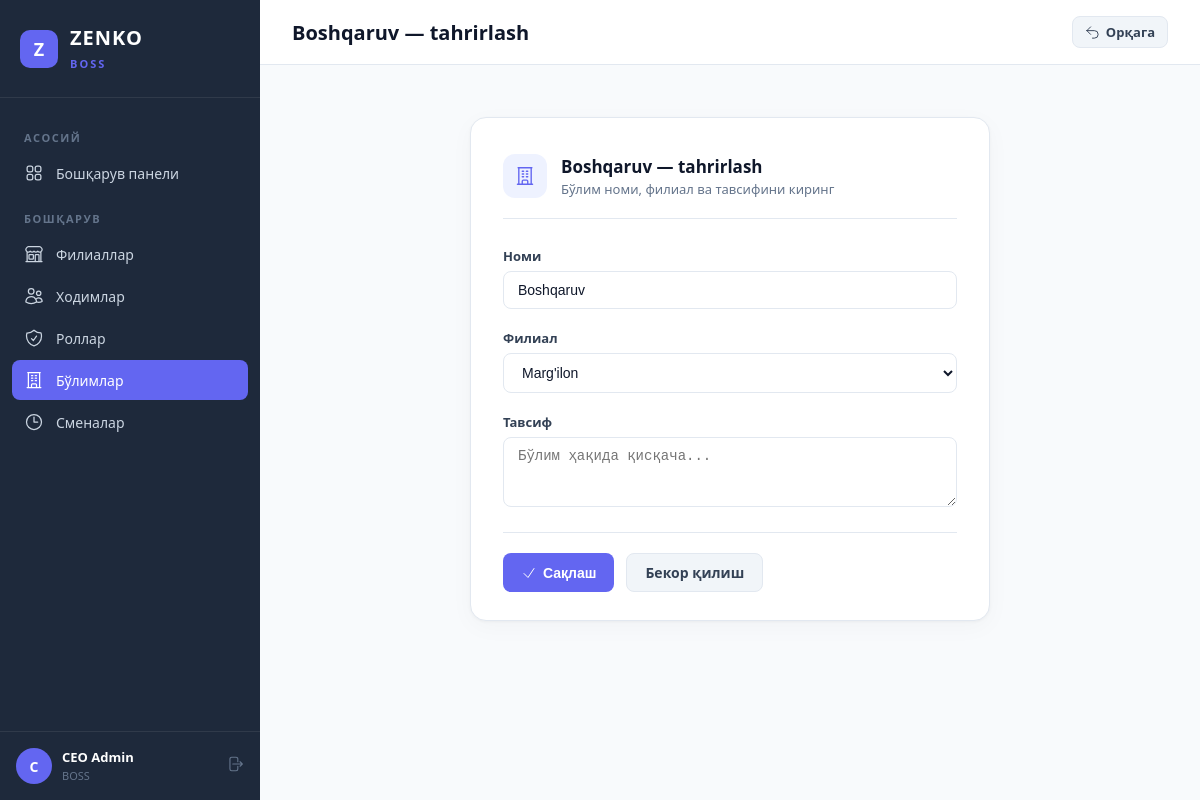
Screenshot of /boss/departments/1/edit/ (signed in) with the database file from the repository.
### apps/users/models.py (models this page shows, shortened)
class User(AbstractUser):
    first_name = None
    last_name = None
    email = None
    name = models.CharField('Ism', max_length=150)
    phone = models.CharField('Telefon raqam', max_length=20, blank=True)
    role = models.ForeignKey(
        Role,
        verbose_name='Rol',
        on_delete=models.SET_NULL,
        related_name='users',
        null=True,
        blank=True,
    )
    department = models.ForeignKey(
        Department,
        verbose_name='Bo\'lim',
        on_delete=models.SET_NULL,
        related_name='users',
        null=True,
        blank=True,
    )
    shift = models.ForeignKey(
        Shift,
        verbose_name='Smena',
        on_delete=models.SET_NULL,
        related_name='users',
        null=True,
        blank=True,
    )
    branch = models.ForeignKey(
        Branch,
        verbose_name='Filial',
        on_delete=models.PROTECT,
        related_name='users',
        null=True,
        blank=True,
    )
    REQUIRED_FIELDS = ['name']
    class Meta:
        verbose_name = 'Hodim'
        verbose_name_plural = 'Hodimlar'
        ordering = ['-date_joined']

class Department(models.Model):
    name = models.CharField('Nomi', max_length=150)
    description = models.TextField('Tavsif', blank=True)
    branch = models.ForeignKey(
        Branch,
        verbose_name='Filial',
        on_delete=models.PROTECT,
        related_name='departments',
        null=True,
        blank=True,
    )
    created_at = models.DateTimeField(auto_now_add=True)
    class Meta:
        verbose_name = 'Bo\'lim'
        verbose_name_plural = 'Bo\'limlar'
        ordering = ['name']
        unique_together = ['name', 'branch']

class Branch(models.Model):
    name = models.CharField('Nomi', max_length=200, unique=True)
    address = models.CharField('Manzil', max_length=300, blank=True)
    phone = models.CharField('Telefon', max_length=20, blank=True)
    is_active = models.BooleanField('Faol', default=True)
    created_at = models.DateTimeField(auto_now_add=True)
    class Meta:
        verbose_name = 'Filial'
        verbose_name_plural = 'Filiallar'
        ordering = ['name']

### apps/boss/views.py (the view, shortened to what this page needs)
# urls.py: path('departments/<int:pk>/edit/', views.DepartmentUpdateView.as_view(), name='department_update'),
class DepartmentUpdateView(BOSSRequiredMixin, UpdateView):
    model = Department
    form_class = BranchDepartmentForm
    template_name = 'boss/department_form.html'
    success_url = reverse_lazy('boss:department_list')
    def get_context_data(self, **kwargs):
        ctx = super().get_context_data(**kwargs)
        ctx.update({
            'active_nav': 'departments',
            'title': f'{self.object.name} — tahrirlash',
            'cancel_url': self.success_url,
            'branches': Branch.objects.filter(is_active=True),
        })
        return ctx

### apps/boss/forms.py
class BranchDepartmentForm(forms.ModelForm):
    class Meta:
        model = Department
        fields = ('name', 'description')

### apps/boss/views.py (called while the page is built)
    def dispatch(self, request, *args, **kwargs):
        if not request.user.is_authenticated:
            return self.handle_no_permission()
        if not (request.user.role and request.user.role.name == 'BOSS'):
            if not request.user.is_superuser:
                messages.error(request, 'Sizda bu sahifaga kirish huquqi yo\'q.')
                return redirect('login')
        return super().dispatch(request, *args, **kwargs)

### apps/boss/templates/boss/department_form.html (shortened to what this page needs)
{% extends "boss/base.html" %}
{% block page_title %}{{ title }}{% endblock %}
{% block topbar_actions %}
<a href="{% url 'boss:department_list' %}" class="btn btn-secondary btn-sm">
    <svg xmlns="http://www.w3.org/2000/svg" fill="none" viewBox="0 0 24 24" stroke-width="1.5" stroke="currentColor" style="width:15px;height:15px"><path stroke-linecap="round" stroke-linejoin="round" d="M9 15 3 9m0 0 6-6M3 9h12a6 6 0 0 1 0 12h-3"/></svg>
    Орқага
</a>
{% endblock %}
{% block content %}
<div class="form-wrapper">
    <div class="form-card">
        <div class="form-header">
            <div class="icon-box">
            </div>
            <div class="header-text">
                <h3>{{ title }}</h3>
                <p>Бўлим номи, филиал ва тавсифини киринг</p>
            </div>
        </div>
        <form method="post">
            <div class="form-group">
                <label for="id_name">Номи</label>
                <input type="text" name="name" id="id_name" class="form-control"
                       value="{{ form.name.value|default:'' }}" required placeholder="Масалан: Ишлаб чиқариш">
            </div>
            <div class="form-group">
                <label for="id_branch">Филиал</label>
                <select name="branch" id="id_branch" class="form-control">
                    {% for b in branches %}
                    <option value="{{ b.pk }}" {% if object.branch_id|stringformat:"s" == b.pk|stringformat:"s" %}selected{% endif %}>{{ b.name }}</option>
                    {% endfor %}
                </select>
            </div>
            <div class="form-group">
                <label for="id_description">Тавсиф</label>
                <textarea name="description" id="id_description" class="form-control" rows="3"
                          placeholder="Бўлим ҳақида қисқача...">{{ form.description.value|default:'' }}</textarea>
            </div>
            <div class="form-actions">
                <button type="submit" class="btn btn-primary">
                    <svg xmlns="http://www.w3.org/2000/svg" fill="none" viewBox="0 0 24 24" stroke-width="1.5" stroke="currentColor" style="width:16px;height:16px"><path stroke-linecap="round" stroke-linejoin="round" d="m4.5 12.75 6 6 9-13.5"/></svg>
                    Сақлаш
                </button>
                <a href="{{ cancel_url }}" class="btn btn-secondary">Бекор қилиш</a>
            </div>
        </form>
    </div>
</div>
{% endblock %}

### apps/boss/templates/boss/base.html (shortened to what this page needs)
{% load static %}
<!DOCTYPE html>
<html lang="uz">
<head>
</head>
<body>
    <aside class="sidebar" id="sidebar">
        <div class="sidebar-brand">
            <div class="logo">Z</div>
            <div>
                <span>ZENKO</span><br>
                <small>BOSS</small>
            </div>
        </div>
        <nav class="sidebar-nav">
            <div class="nav-label">Асосий</div>
            <a href="{% url 'boss:dashboard' %}" class="nav-link {% if active_nav == 'dashboard' %}active{% endif %}">
                Бошқарув панели
            </a>
            <div class="nav-label">Бошқарув</div>
            <a href="{% url 'boss:branch_list' %}" class="nav-link {% if active_nav == 'branches' %}active{% endif %}">
                Филиаллар
            </a>
            <a href="{% url 'boss:user_list' %}" class="nav-link {% if active_nav == 'users' %}active{% endif %}">
                Ходимлар
            </a>
            <a href="{% url 'boss:role_list' %}" class="nav-link {% if active_nav == 'roles' %}active{% endif %}">
                Роллар
            </a>
            <a href="{% url 'boss:department_list' %}" class="nav-link {% if active_nav == 'departments' %}active{% endif %}">
                Бўлимлар
            </a>
            <a href="{% url 'boss:shift_list' %}" class="nav-link {% if active_nav == 'shifts' %}active{% endif %}">
                <svg xmlns="http://www.w3.org/2000/svg" fill="none" viewBox="0 0 24 24" stroke-width="1.5" stroke="currentColor"><path stroke-linecap="round" stroke-linejoin="round" d="M12 6v6h4.5m4.5 0a9 9 0 1 1-18 0 9 9 0 0 1 18 0Z"/></svg>
                Сменалар
            </a>
        </nav>
        <div class="sidebar-footer">
            <div class="sidebar-user">
                <div class="avatar">{{ request.user.name|make_list|first|default:"B" }}</div>
                <div class="info">
                    <strong>{{ request.user.name }}</strong>
                    <small>BOSS</small>
                </div>
                <a href="{% url 'logout' %}" class="btn-logout" title="Чиқиш">
                </a>
            </div>
        </div>
    </aside>
    <div class="main">
        <header class="topbar">
            <div style="display:flex;align-items:center;gap:12px;">
                <h1>{% block page_title %}Бошқарув панели{% endblock %}</h1>
            </div>
            <div class="topbar-actions">
                {% block topbar_actions %}{% endblock %}
            </div>
        </header>
        <div class="content">
            {% block content %}{% endblock %}
        </div>
    </div>
</body>
</html>

### apps/boss/templates/boss/base.html (style rules this page uses)
:root { --primary: #6366F1; --primary-hover: #4F46E5; --primary-light: #EEF2FF; --black: #0F172A; --dark: #1E293B; --gray-50: #F8FAFC; --gray-100: #F1F5F9; --gray-200: #E2E8F0; --gray-300: #CBD5E1; --gray-500: #64748B; --gray-700: #334155; --white: #FFFFFF; --red: #EF4444; --green: #22C55E; --orange: #F59E0B; --sidebar-w: 260px; }
* { margin: 0; padding: 0; box-sizing: border-box; }
body { font-family: 'Segoe UI', system-ui, -apple-system, sans-serif; background: var(--gray-50); color: var(--black); min-height: 100vh; }
.sidebar { position: fixed; top: 0; left: 0; width: var(--sidebar-w); height: 100vh; background: var(--dark); display: flex; flex-direction: column; z-index: 100; transition: transform .3s; }
.sidebar-brand { padding: 24px 20px; border-bottom: 1px solid rgba(255,255,255,.08); display: flex; align-items: center; gap: 12px; }
.sidebar-brand .logo { width: 38px; height: 38px; background: var(--primary); border-radius: 10px; display: flex; align-items: center; justify-content: center; font-weight: 800; color: var(--white); font-size: 18px; }
.sidebar-brand span { color: var(--white); font-size: 20px; font-weight: 700; letter-spacing: 1px; }
.sidebar-brand small { color: var(--primary); font-size: 11px; font-weight: 600; text-transform: uppercase; letter-spacing: 2px; }
.sidebar-nav { flex: 1; padding: 16px 12px; overflow-y: auto; }
.nav-label { color: var(--gray-500); font-size: 11px; font-weight: 600; text-transform: uppercase; letter-spacing: 1.5px; padding: 16px 12px 8px; }
.nav-link { display: flex; align-items: center; gap: 12px; padding: 10px 12px; color: var(--gray-300); text-decoration: none; border-radius: 8px; font-size: 14px; font-weight: 500; transition: all .2s; margin-bottom: 2px; }
.nav-link.active { background: var(--primary); color: var(--white); }
.nav-link svg { width: 20px; height: 20px; flex-shrink: 0; }
.sidebar-footer { padding: 16px; border-top: 1px solid rgba(255,255,255,.08); }
.sidebar-user { display: flex; align-items: center; gap: 10px; color: var(--gray-300); font-size: 13px; }
.sidebar-user .avatar { width: 36px; height: 36px; background: var(--primary); border-radius: 50%; display: flex; align-items: center; justify-content: center; font-weight: 700; color: var(--white); font-size: 14px; }
.sidebar-user .info { flex: 1; }
.sidebar-user .info strong { display: block; color: var(--white); font-size: 13px; }
.sidebar-user .info small { color: var(--gray-500); font-size: 11px; }
.btn-logout { color: var(--gray-500); text-decoration: none; font-size: 13px; transition: color .2s; }
.main { margin-left: var(--sidebar-w); min-height: 100vh; }
.topbar { background: var(--white); border-bottom: 1px solid var(--gray-200); padding: 16px 32px; display: flex; align-items: center; justify-content: space-between; position: sticky; top: 0; z-index: 50; }
.topbar h1 { font-size: 20px; font-weight: 700; color: var(--black); }
.topbar-actions { display: flex; align-items: center; gap: 12px; }
.content { padding: 32px; }
.btn { display: inline-flex; align-items: center; gap: 6px; padding: 9px 18px; border-radius: 8px; font-size: 14px; font-weight: 600; text-decoration: none; border: none; cursor: pointer; transition: all .2s; }
.btn svg { width: 16px; height: 16px; }
.btn-primary { background: var(--primary); color: var(--white); }
.btn-secondary { background: var(--gray-100); color: var(--gray-700); border: 1px solid var(--gray-200); }
.btn-sm { padding: 6px 12px; font-size: 13px; }
.form-group { margin-bottom: 20px; }
.form-group label { display: block; font-size: 13px; font-weight: 600; color: var(--gray-700); margin-bottom: 6px; }
.form-control { width: 100%; padding: 10px 14px; border: 1px solid var(--gray-200); border-radius: 8px; font-size: 14px; color: var(--black); background: var(--white); transition: border-color .2s; }
select.form-control { appearance: auto; }
.form-actions { display: flex; gap: 12px; padding-top: 8px; }

### rows the page displays
User: user.name|make_list "C", user.name "CEO Admin"
Department: name "Boshqaruv", branch "Marg'ilon"

### other values shown
{{ title }} "Boshqaruv — tahrirlash"
